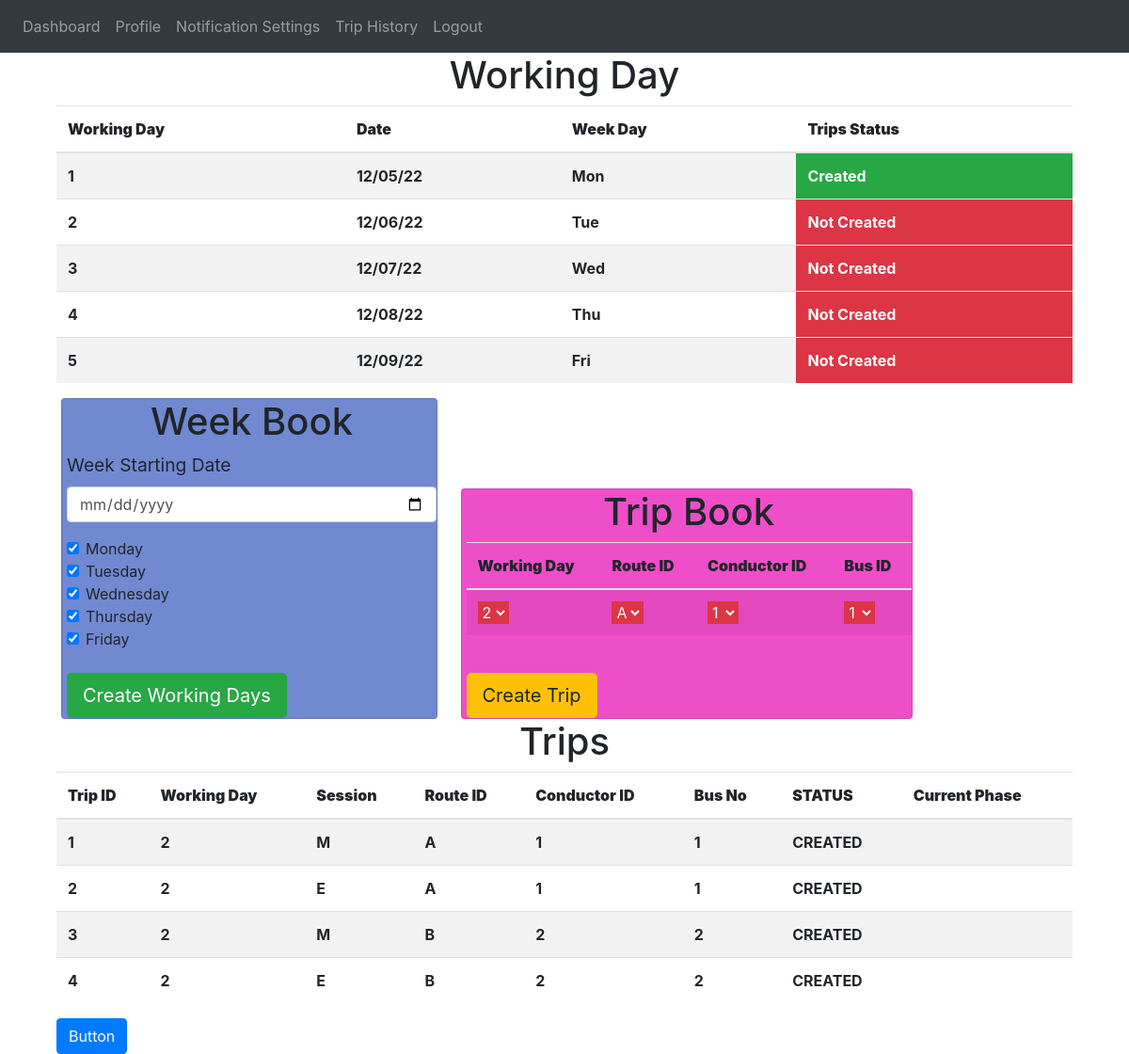
Page /admin-trip-management (signed in) on the committed database.
### website/models.py (models this page shows)
class Working_day(db.Model):
    day = db.Column(db.Integer, primary_key=True)
    date = db.Column(db.String(15))
    week_day = db.Column(db.String(15))
    trips_created = db.Column(db.String(1))

class Trips(db.Model):
    trip_id = db.Column(db.Integer, primary_key=True)
    working_day = db.Column(db.Integer)
    route_id = db.Column(db.Integer)
    conductor_id = db.Column(db.Integer)
    bus_id =  db.Column(db.String(1))
    session = db.Column(db.String(1))
    status = db.Column(db.String(15))
    current_phase = db.Column(db.String(15))
    start_time =  db.Column(db.String(15))
    end_time = db.Column(db.String(15))

### website/views.py (the view)
@views.route('/admin-trip-management', methods=['GET', 'POST'])
@login_required
def admin_trip_management():
    working_days = Working_day.query.all()
    routes = Route.query.all()
    bus_data = Bus_data.query.all()
    conductor_details= Conductor_details.query.all()
    trips = Trips.query.all()
    return render_template("admin_trip_management.html" , user = current_user ,
                        working_days = working_days , routes = routes , bus_data=bus_data , conductor_details=conductor_details , trips=trips )

### website/__init__.py (called while the page is built)
def create_app():
    app = Flask(__name__)
    app.config['SECRET_KEY'] = '#itsactuallyapassword'
    app.config['SQLALCHEMY_DATABASE_URI'] = f'sqlite:///{DB_NAME}'
    db.init_app(app)
    from .views import views
    from .auth import auth
    app.register_blueprint(views, url_prefix='/')
    app.register_blueprint(auth, url_prefix='/')
    from .models import User
    create_database(app)
    login_manager = LoginManager()
    login_manager.login_view = 'auth.login'
    login_manager.init_app(app)
    @login_manager.user_loader
    def load_user(id):
        return User.query.get(int(id))
    return app

### website/templates/admin_trip_management.html (shortened to what this page needs)
{% extends "base.html" %}
{% block content %}
<div align="centre" class = "container">
  <div >
      <h1 align = "center">Working Day</h1>
    <table class="table table-striped">
      <thead>
        <tr>
          <th scope="col" ><b>Working Day </b></th>
          <th scope="col"><b>Date</b></th>
          <th scope="col"><b>Week Day</b></th>
          <th scope="col"><b>Trips Status</b></th>
        </tr>
      </thead>
      <tbody>
      {%if working_days%}
        {%for w in  working_days %}
        <tr>
          <th>{{w.day}}</th>
          <th>{{w.date}}</th>
          <th>{{w.week_day}}</th>
          {%if w.trips_created =="N" %}
          <th class = "btn-danger" >Not Created</th>
          {%endif%}
          {%if w.trips_created =="Y"%}
          <th class="btn-success">Created</th>
          {%endif%}
        </tr>
        {%endfor%}
        {%endif%}
      </tbody>
    </table>
  </div>
  <div class ="card" style="width: 25rem;background: rgb(113, 137, 209);margin-left: 5px;padding-left: 5px;display: inline-block;" >
  <form method="POST">
    <h1 align="center">Week Book</h3>
    <div class="form-group">
      <label for="Week starting date" style="font-size: larger;">Week Starting Date</label>
      <input
        type="date"
        class="form-control"
        id="week_starting_day"
        name="email"
        placeholder="Enter email"
      />
    </div>
    <div class="form-check">
      <input class="form-check-input" type="checkbox" value="0" checked  id="monday">
      <label class="form-check-label" for="flexCheckDefault">Monday</label>
    </div>
    <div class="form-check">
      <input class="form-check-input" type="checkbox" value="0"  checked id="tuesday">
      <label class="form-check-label" for="flexCheckDefault">Tuesday</label>
    </div>
    <div class="form-check">
      <input class="form-check-input" type="checkbox" value="0" checked id="wednesday">
      <label class="form-check-label" for="flexCheckDefault">Wednesday</label>
    </div>
    <div class="form-check">
      <input class="form-check-input" type="checkbox" value="0"  checked id="thursday">
      <label class="form-check-label" for="flexCheckDefault">Thursday</label>
    </div>
    <div class="form-check">
      <input class="form-check-input" type="checkbox" value="0"  checked id="friday">
      <label class="form-check-label" for="flexCheckDefault">Friday</label>
    </div>
    <br />
    <button  class="btn btn-success btn-lg" onclick="week_book()" > Create Working Days</button>
  </form>
  </div>
<div class ="card" style="width: 30rem;background: rgb(239, 78, 201);margin-left: 20px;padding-left: 5px;display: inline-block;" >
  <form method="POST">
    <h1 align="center">Trip Book</h3>
      <table class="table table-striped">
        <thead>
          <tr>
            <th scope="col"><b>Working Day</b></th>
            <th scope="col"><b>Route ID</b></th>
            <th scope="col"><b>Conductor ID</b></th>
            <th scope="col"><b>Bus ID</b></th>
          </tr>
        </thead>
        <tbody>
          <tr>
            <th>
              <select class="form-select btn-danger" aria-label="Default select example" id = "working_day">
                {%for w in working_days%}
                {%if w.trips_created == "N" %}
                <option value="{{w.day}}" style="width: 10rem ;"  >{{w.day}}</option>
                {%endif%}
                {%endfor%}
              </select>
            </th>
            <th >
              <select class="form-select btn-danger" aria-label="Default select example" id = "route_id">
              {%for r in routes%}
                <option value="{{r.id}}">{{r.id}}</option>
              {%endfor%}
              </select>
            </th>
            <th >
              <select class="form-select btn-danger" aria-label="Default select example" id = "conductor_id">
                {%for c in conductor_details%}
                <option value="{{c.conductor_id}}" style="width:fit-content;">{{c.conductor_id}}</option>
                {%endfor%}
              </select>
            </th>
            <th >
              <select class="form-select btn-danger" aria-label="Default select example" id = "bus_id">
                {%for b in bus_data%}
                <option value="{{b.no}}" style="width:fit-content ;">{{b.no}}</option>
                {%endfor%}
              </select>
            </th>
          </tr>
        </tbody>
      </table>
    <br />
    <button  class="btn btn-warning btn-lg" onclick="create_trips()" > Create Trip</button>
  </form>
  </div>
</div>
<div align="centre" class = "container">
  <div>
      <h1 align = "center">Trips</h1>
    <table class="table table-striped">
      <thead>
        <tr>
          <th scope="col"><b>Trip ID</b></th>
          <th scope="col"><b>Working Day</b></th>
          <th scope="col"><b>Session</b></th>
          <th scope="col"><b>Route ID</b></th>
          <th scope="col"><b>Conductor ID</b></th>
          <th scope="col"><b>Bus No</b></th>
          <th scope="col"><b>STATUS</b></th>
          <th scope="col"><b>Current Phase</b></th>
        </tr>
      </thead>
      <tbody>
      {%if trips%}
        {%for t in  trips %}
        <tr>
          <th>{{t.trip_id}}</th>
          <th>{{t.working_day}}</th>
          <th>{{t.session}}</th>
          <th>{{t.route_id}}</th>
          <th>{{t.conductor_id}}</th>
          <th>{{t.bus_id}}</th>
          <th>{{t.status}}</th>
          <th>{{t.current_phase}}</th>
        </tr>
        {%endfor%}
        {%endif%}
      </tbody>
    </table>
  </div>
  <a class="btn  btn-primary " href="/" role= "button"  >Button</a><br>
</div>
{% endblock %}

### website/templates/base.html (shortened to what this page needs)
<!DOCTYPE html>
<html>
  <head>
    <link
      rel="stylesheet"
      href="https://stackpath.bootstrapcdn.com/bootstrap/4.4.1/css/bootstrap.min.css"
    />
    <link
      rel="stylesheet"
      href="https://stackpath.bootstrapcdn.com/font-awesome/4.7.0/css/font-awesome.min.css"
    />
  </head>
  <body>
{%if user.is_authenticated %}
  {%if user.type == "S"%}
    <nav class="navbar navbar-expand-lg navbar-dark bg-dark">
  <div class="collapse navbar-collapse" id="navbar">
    <div class="navbar-nav">
      <a class="nav-item nav-link" id="student-home" href="/student-home">Dashboard</a>
      <a class="nav-item nav-link" id="profile" href="/student-profile">Profile</a>
      <a class="nav-item nav-link" id="notification-settings" href="/student-notification-settings">Notification Settings</a>
      <a class="nav-item nav-link" id="trip-history" href="/student-trip-history">Trip History</a>
      <a class="nav-item nav-link" id="" href="/logout">Logout</a>
    </div>
  </div>
    </nav>
  {%endif%}
{%endif%}
    <div class="container">{% block content %} {% endblock %}</div>
  </body>
</html>

### rows in the picture
Working_day: day "1", date "12/05/22", week_day "Mon", trips_created "Created"
Working_day: day "2", date "12/06/22", week_day "Tue", trips_created "Not Created"
Working_day: day "3", date "12/07/22", week_day "Wed", trips_created "Not Created"
Working_day: day "4", date "12/08/22", week_day "Thu", trips_created "Not Created"
Working_day: day "5", date "12/09/22", week_day "Fri", trips_created "Not Created"
Trips: trip_id "1", working_day "2", session "M", route_id "A", conductor_id "1", bus_id "1", status "CREATED"
Trips: trip_id "2", working_day "2", session "E", route_id "A", conductor_id "1", bus_id "1", status "CREATED"
Trips: trip_id "3", working_day "2", session "M", route_id "B", conductor_id "2", bus_id "2", status "CREATED"
Trips: trip_id "4", working_day "2", session "E", route_id "B", conductor_id "2", bus_id "2", status "CREATED"

### other values in the picture
form field value "2"
form field value "A"
form field value "1"
